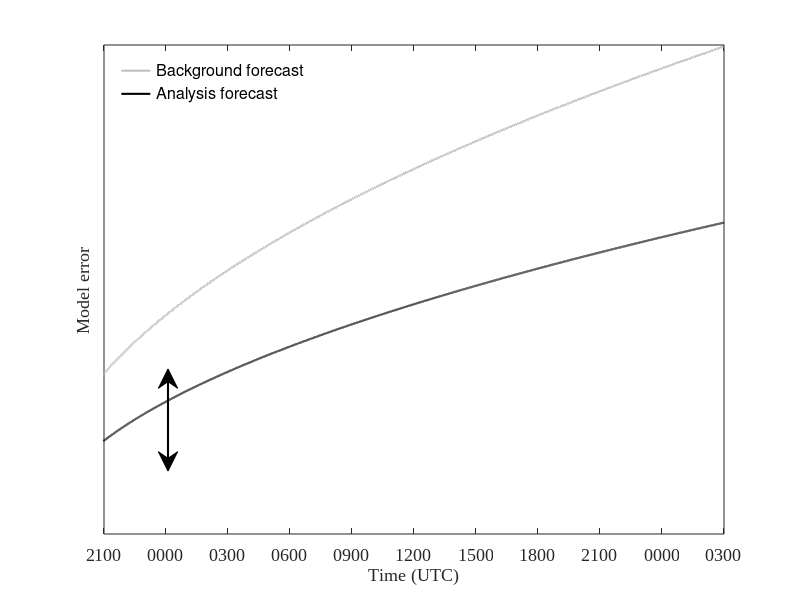

Here is the MATLAB script that generated this plot: (Note: this script raises an error after producing the figure.)
close all
clear
clc

%Choose model level to plot.
plot_level = 63;

fontsize = 13;

line_wid_cont = 1.0;
line_wid_det = 0.6;

grey = 0.75;

Ri = -33:0.001:0;
fm = zeros(1,length(Ri));
fh = zeros(1,length(Ri));

fm_new = zeros(1,length(Ri));
fh_new = zeros(1,length(Ri));

dfmdRi = zeros(1,length(Ri)-1);
dfhdRi = zeros(1,length(Ri)-1);
dfm_newdRi = zeros(1,length(Ri)-1);
dfh_newdRi = zeros(1,length(Ri)-1);

b = 5;
c = 5;
d = 5;

z = 100;
z0 = 0.01;
kappa = 0.41;
gamma = 0.2;
L = 4;
k = 0.1;

lambdam = 150;
lambdah = lambdam*sqrt(1.5*d);

lm = kappa*(z+z0)/(1+k*(z+z0)/lambdam)*(gamma + (1-gamma)/(1 + (z+z0)^2/L^2));
lh = kappa*(z+z0)/(1+k*(z+z0)/lambdah)*(gamma + (1-gamma)/(1 + (z+z0)^2/L^2));

for i = 1:length(Ri)
    
    if Ri(i) < 0 
    
        psi = Ri(i) / (1 + 3 * b * c * sqrt(-Ri(i)));
                
        fm(i) =     (1 - 2*b*psi);
        
        %if Ri(i) < -6 
            fh(i) = 0.05+(1 - 3*b*psi);
        %else
         %   fh(i) = (1 - 2*b*psi);
        %end
        
    end
    
      
    if Ri(i) == 0 
        
        psi = sqrt(1+d*Ri(i));
        
        fm(i) = 1;
        fh(i) = 1;
        
    end
    
end

Rih = 0.5*(Ri(1:end-1) + Ri(2:end));

grey = 0.75;

figure
set(gcf,'position',[719   553   560   366])

plot(Ri(1:end),fh(1:end),'Color',[grey grey grey],'LineWidth',1.5)
% asd
hold on
plot(Ri,fm,'k','LineWidth',1.5)

% plot(Ri,fm_new,'b--')
hold on
% plot(Ri,fh_new,'r--')
legend('Background forecast','Analysis forecast','location','NorthWest')
legend boxoff
set(gca,'FontSize',fontsize,'FontName','TimesNewRoman')
xlabel('Time (UTC)','FontSize',fontsize,'FontName','TimesNewRoman')
ylabel('Model error','FontSize',fontsize,'FontName','TimesNewRoman')
set(gca,'XDir','reverse')
xlim([-33 -3])
set(gca,'Ytick',[])
set(gca,'Xtick',[-33 -30 -27 -24 -21 -18 -15 -12 -9 -6 -3])
set(gca,'XtickLabel',{'0300','0000','2100','1800','1500','1200','0900','0600','0300','0000','2100'})

Hl = 6.0;
Hw = 6.0;

annotation('doublearrow',[0.21 0.21],[0.215 0.385],'LineWidth',1.5...
           ,'Head1Style','cback1','Head2Style','cback1'...
           ,'Head1Length',Hl,'Head1Width',Hw,'Head2Length',Hl,'Head2Width',Hw)
annotation('doublearrow',[0.285 0.285],[0.27 0.47],'LineWidth',1.5...
           ,'Head1Style','cback1','Head2Style','cback1'...
           ,'Head1Length',Hl,'Head1Width',Hw,'Head2Length',Hl,'Head2Width',Hw)
           
annotation('textbox',[0.16 0.23 0.1 0.1],'String','\delta x','LineStyle','none'...
           ,'FontSize',fontsize,'FontName','TimesNewRoman')
       
annotation('textbox',[0.28 0.31 0.1 0.1],'String','TLM restart','LineStyle','none'...
           ,'FontSize',fontsize,'FontName','TimesNewRoman')


%FOR AMS MEETING SLIDES
       
% figure
% set(gcf,'position',[719   553   560   366])
% 
% plot(Ri,fh,'r','LineWidth',2.0)
% hold on
% plot(Ri,fm,'b','LineWidth',2.0)
% 
% % plot(Ri,fm_new,'b--')
% hold on
% % plot(Ri,fh_new,'r--')
% legend('Perturbed Run','Free Run','location','NorthWest')
% set(gca,'FontSize',fontsize,'FontName','TimesNewRoman')
% xlabel('Time (hours)','FontSize',fontsize,'FontName','TimesNewRoman')
% ylabel('Nonlinear trajectory','FontSize',fontsize,'FontName','TimesNewRoman')
% set(gca,'XDir','reverse')
% xlim([-33 -3])
% set(gca,'Ytick',[])
% set(gca,'Xtick',[-33 -30 -27 -24 -21 -18 -15 -12 -9 -6 -3])
% set(gca,'XtickLabel',[03 00 21 18 15 12 09 06 03 00 21])
% 
% Hl = 6.0;
% Hw = 6.0;
% 
% annotation('doublearrow',[0.190 0.190],[0.21 0.38],'LineWidth',1.75...
%            ,'Head1Style','cback1','Head2Style','cback1'...
%            ,'Head1Length',Hl,'Head1Width',Hw,'Head2Length',Hl,'Head2Width',Hw)
% annotation('doublearrow',[0.285 0.285],[0.27 0.47],'LineWidth',1.75...
%            ,'Head1Style','cback1','Head2Style','cback1'...
%            ,'Head1Length',Hl,'Head1Width',Hw,'Head2Length',Hl,'Head2Width',Hw)
%            
% annotation('textbox',[0.13 0.23 0.1 0.1],'String','\delta x','LineStyle','none'...
%            ,'FontSize',fontsize,'FontName','TimesNewRoman')
%        
% annotation('textbox',[0.28 0.31 0.1 0.1],'String','TLM restart','LineStyle','none'...
%            ,'FontSize',fontsize,'FontName','TimesNewRoman')

       
       